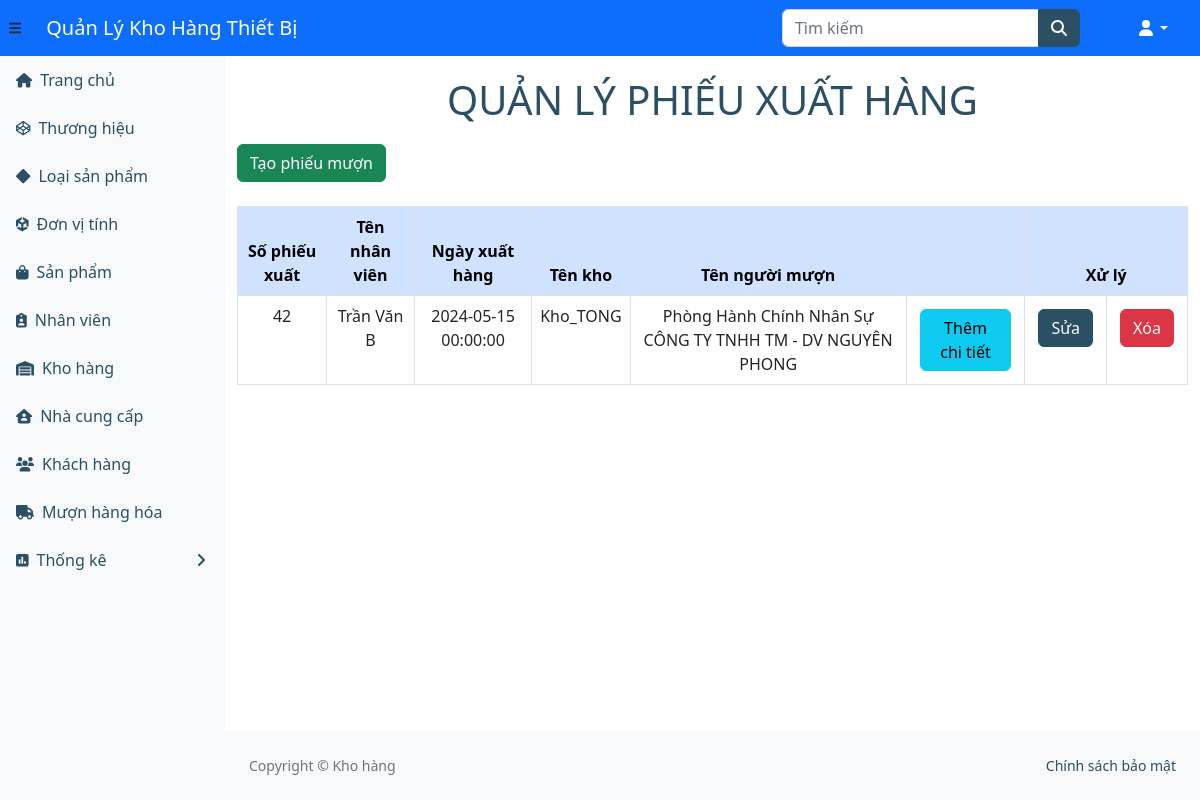
The page /ql-kho/phieuxuathang.php (signed in) on the database its author committed.
### tables this page shows
CREATE TABLE `phieuxuathang` (
  `tendangnhap` varchar(255) DEFAULT NULL,
  `sophieuxuat` int(11) NOT NULL,
  `ngayxuathang` datetime DEFAULT NULL,
  `makho` int(11) DEFAULT NULL,
  `makhachhang` int(11) DEFAULT NULL
);

CREATE TABLE `nhanvien` (
  `tendangnhap` varchar(255) NOT NULL,
  `matkhau` varchar(50) NOT NULL,
  `hoten` varchar(255) NOT NULL,
  `sodienthoai` varchar(255) NOT NULL,
  `email` varchar(255) NOT NULL,
  `quyen` int(11) NOT NULL
);

CREATE TABLE `khohang` (
  `makho` int(11) NOT NULL,
  `tenkho` varchar(255) DEFAULT NULL,
  `loaisanpham` int(11) DEFAULT NULL
);

CREATE TABLE `khachhang` (
  `makhachhang` int(11) NOT NULL,
  `tenkhachhang` varchar(255) DEFAULT NULL,
  `diachi` varchar(255) DEFAULT NULL,
  `dienthoai` varchar(255) DEFAULT NULL
);

### ql-kho/phieuxuathang.php (the view)
<?php
include_once("header.php");
?>
<body>
<h1 class="tieudeform">QUẢN LÝ PHIẾU XUẤT HÀNG</h1>
<div><a class='btn btn-success' href='themphieuxuathang.php'>Tạo phiếu mượn</a></div> <br>
<table class="table table-hover">
    <thead class="table-primary">
        <tr>
           <th>Số phiếu xuất</th>
            <th>Tên nhân viên</th>
            <th>Ngày xuất hàng</th>
            <th>Tên kho</th>
            <th>Tên người mượn </th>
            <th> &nbsp; </th>
            <th colspan="2" style="text-align:center">Xử lý</th>
        </tr>
    </thead>
    <?php
$sql = "SELECT phieuxuathang.*, nhanvien.hoten, khohang.tenkho, khachhang.tenkhachhang
FROM phieuxuathang
JOIN nhanvien ON phieuxuathang.tendangnhap = nhanvien.tendangnhap
JOIN khohang ON phieuxuathang.makho = khohang.makho
JOIN khachhang ON phieuxuathang.makhachhang = khachhang.makhachhang
order by sophieuxuat asc";
    $kq = $conn->query($sql) or die("Không thể xem phiếu xuất hàng");
    while ($row = mysqli_fetch_array($kq)) {
        echo ("<tr>");
        $sophieuxuat = $row["sophieuxuat"];
        echo ("<td>" . $row["sophieuxuat"] . "</td>");
        echo ("<td>" . $row["hoten"] . "</td>");
        echo ("<td>" . $row["ngayxuathang"] . "</td>");
        echo ("<td>" . $row["tenkho"] . "</td>");
        echo ("<td>" . $row["tenkhachhang"] . "</td>");
        echo ("<td><a class='btn btn-info' href='chitietphieuxuat.php?mm=$sophieuxuat'>Thêm chi tiết</a></td>");
        echo ("<td><a class='btn btn-primary' href='suaphieuxuathang.php?mm=$sophieuxuat'>Sửa</a></td>");
        echo ("<td>");
        ?>
        <a onclick = "return confirm('Bạn có thật sự muốn xoá không')" class="btn btn-danger" href="xoaphieuxuathang.php?mm=<?php echo $sophieuxuat;?>">Xóa</a>
        <?php
        echo ("</td>");
        echo ("</tr>");
    }
    ?>
</table><br>
<?php
include("footer.php");
?>
</body>
</html>

### ql-kho/header.php (style rules this page uses)
h1.tieudeform { text-align: center; text-transform: uppercase; color: #2b4f65; margin: 20px; }
td, th { text-align: center; border: 1px solid #dee2e6; padding: 8px; }

### rows shown on the page
phieuxuathang: sophieuxuat "42", tendangnhap.hoten "Trần Văn B", ngayxuathang "2024-05-15 00:00:00", makho.tenkho "Kho_TONG", makhachhang.tenkhachhang "Phòng Hành Chính Nhân Sự CÔNG TY TNHH TM - DV NGUYÊN PHONG"
